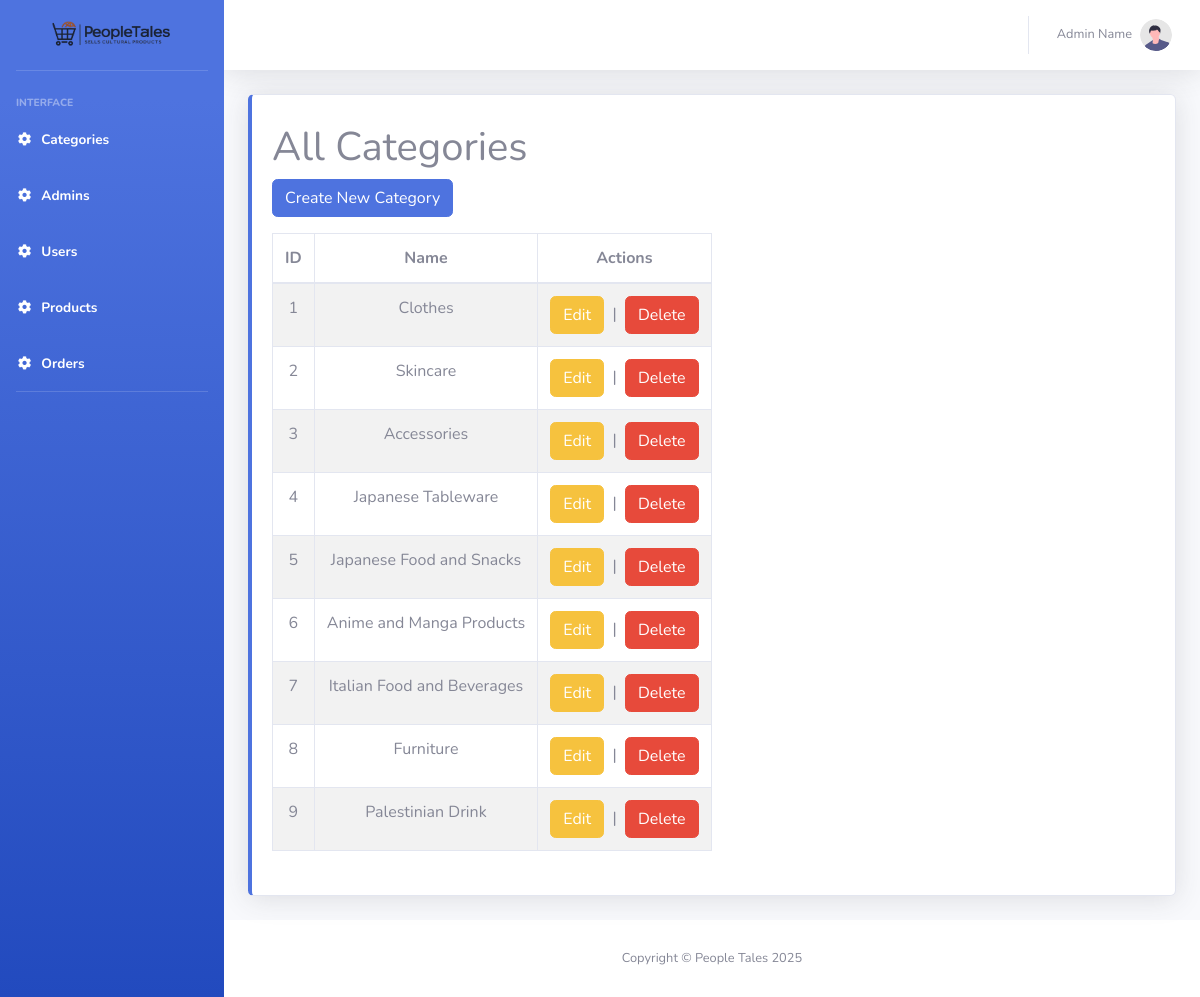
The page /categories on the database its author committed.
### tables this page shows
CREATE TABLE IF NOT EXISTS `categories` (
  `id` int NOT NULL AUTO_INCREMENT,
  `name` varchar(100) NOT NULL,
  PRIMARY KEY (`id`),
  UNIQUE KEY `name` (`name`)
);

### controllers/Controller.php (called while the page is built, shortened)
<?php
class Controller
{
    protected $viewData = [];
    protected function render($view, $data = [], $useLayout = true)
    {
        $this->viewData = array_merge($this->viewData, $data);
        extract($this->viewData);
        $viewFile = $this->getViewPath($view);
        require $viewFile;
    }
    protected function getViewPath($view)
    {
        $view = str_replace('.', '/', $view);
        return dirname(__DIR__) . '/views/' . $view . '.view.php';
    }
    protected function model($modelName)
    {
        $className = ucfirst($modelName);
        $modelFile = dirname(__DIR__) . '/models/' . $className . '.php';
        if (class_exists($className)) {
            return new $className();
        } else {
            throw new Exception("Model not found: {$className}");
        }
    }
}

### controllers/CategoryController.php (called while the page is built, shortened)
<?php
require_once 'controllers/Controller.php';
class CategoryController extends Controller
{
    public function index()
    {
        $category = $this->model('category');
        $categories = $category->all();
        $this->render('admin.categories.index', [
            'pageTitle' => 'All Categories',
            'categories' => $categories
        ]);
    }
}

### config/Router.php (called while the page is built, shortened)
<?php
class Router
{
    private $routes = [];
    private $currentUri;
    private $notFoundHandler = [
        'controller' => 'NoFoundController',
        'action' => 'notFound'
    ];
    public function __construct($baseUrl = '')
    {
        $this->currentUri = $this->getRequestUri();
    }
    private function getRequestUri()
    {
        $uri = $_SERVER['REQUEST_URI'] ?? '/';
        return $uri;
    }
    public function add($method, $pattern, $handler, $name = null)
    {
        $method = strtoupper($method);
        if (is_string($handler)) {
            list($controller, $action) = explode('@', $handler);
        } else if (is_array($handler) && count($handler) >= 2) {
            list($controller, $action) = $handler;
        } else {
            throw new \InvalidArgumentException('Invalid route handler specified');
        }
        $paramNames = [];
        if (strpos($pattern, '{') !== false) {
            preg_match_all('/{([^}]+)}/', $pattern, $matches);
            $paramNames = $matches[1];
            $patternRegex = preg_replace('/{([^}]+)}/', '([^/]+)', $pattern);
            $patternRegex = '#^' . $patternRegex . '$#';
        } else {
            $patternRegex = '#^' . $pattern . '$#';
        }
        $route = [
            'method' => $method,
            'pattern' => $pattern,
            'regex' => $patternRegex,
            'controller' => $controller,
            'action' => $action,
            'paramNames' => $paramNames
        ];
        if ($name) {
            $this->routes[$name] = $route;
        } else {
            $this->routes[] = $route;
        }
        return $this;
    }
    public function dispatch()
    {
        $method = $_SERVER['REQUEST_METHOD'];
        foreach ($this->routes as $route) {
            if ($route['method'] !== $method && $route['method'] !== 'ANY') {
                continue;
            }
            if (preg_match($route['regex'], $this->currentUri, $matches)) {
                array_shift($matches);
                $params = [];
                $controllerName = $route['controller'];
                $actionName = $route['action'];
                return $this->executeController($controllerName, $actionName, $params);
            }
        }
        return $this->executeController(
            $this->notFoundHandler['controller'],
            $this->notFoundHandler['action']
        );
    }
    private function executeController($controllerName, $actionName, $params = [])
    {
        $controller = new $controllerName();
        return call_user_func_array([$controller, $actionName], $params);
    }
}

### index.php (called while the page is built, shortened)
<?php
require_once __DIR__ . '/helpers/functions.php';
require_once __DIR__ . '/config/Router.php';
require_once __DIR__ . "/controllers/CategoryController.php";
$router = new Router();
$router->get('/about', 'PageController@about', 'home.about');
$router->get('/fav', 'PageController@fav', 'home.fav');
$router->get('/register', 'PageController@register', 'register.show');
$router->post('/register', 'AuthController@registration', 'registration.submit');
$router->get('/login', 'AuthController@loginPage', 'login.show');
$router->post('/login', 'AuthController@login', 'login.submit');
$router->get('/logout', 'AuthController@logout', 'auth.logout');
$router->get('/countries', 'CountryController@index', 'countries.index');
$router->get('/profile', 'PageController@profile', 'profile.profile');
$router->get('/country/show/{id}', 'CountryController@show', 'country.show');
$router->get('/contact', 'PageController@contact', 'home.contact');
$router->post('/contact', 'PageController@submitContact', 'home.submitContact');
$router->get('/cart', 'CartController@index');
$router->post('/cart/add', 'CartController@add');
$router->post('/cart/update', 'CartController@update');
$router->get('/cart/remove/{id}', 'CartController@remove');
$router->get('/cart/clear', 'CartController@clear');
$router->get('/checkout', 'CheckoutController@index');
$router->post('/checkout/process', 'CheckoutController@process');
$router->get('/checkout/confirmation/{order_id}', 'CheckoutController@confirmation', 'checkout.confirmation');
$router->get('/profile', 'ProfileController@index', 'profile.index');
$router->post('/profile/update', 'ProfileController@update', 'profile.update');
$router->get('admin/login', 'AdminController@login', 'admin.login');
$router->post('admin/login', 'AdminController@authenticate', 'admin.authenticate');
$router->get('/users', 'UserController@index', 'user.list');
$router->get('/users/create', 'UserController@create', 'user.create');
$router->post('/users/create', 'UserController@store', 'user.store');
$router->get('/users/{id}/edit', 'UserController@edit', 'user.edit');
$router->put('/users/{id}/edit', 'UserController@update', 'user.update');
$router->delete('/users/{id}', 'UserController@destroy', 'user.destroy');
$router->get('/users/{id}', 'UserController@show', 'user.show');
$router->get('/products', 'ProductController@index', 'product.index');
$router->get('/products/create', 'ProductController@create', 'product.create');
$router->post('/products/create', 'ProductController@store', 'product.store');
$router->get('/products/{id}/edit', 'ProductController@edit', 'product.edit');
$router->put('/products/{id}/edit', 'ProductController@update', 'product.update');
$router->delete('/products/{id}', 'ProductController@destroy', 'product.destroy');
$router->get('/products/{id}', 'ProductController@show', 'product.show');
$router->get('/', 'HomeController@index', 'home.index');
$router->get('/categories', 'CategoryController@index', 'category.index');
$router->get('/categories/create', 'CategoryController@create', 'category.create');
$router->post('/categories/create', 'CategoryController@store', 'category.store');
$router->get('/categories/{id}/edit', 'CategoryController@edit', 'category.edit');
$router->put('/categories/{id}/edit', 'CategoryController@update', 'category.update');
$router->delete('/categories/{id}', 'CategoryController@destroy', 'category.destroy');
$router->get('/admins', 'AdminController@index', 'admins.index');
$router->get('/admins/create', 'AdminController@create', 'admins.create');
$router->post('/admins/create', 'AdminController@store', 'admins.store');
$router->get('/admins/{id}/edit', 'AdminController@edit', 'admins.edit');
$router->put('/admins/{id}/edit', 'AdminController@update', 'admins.update');
$router->delete('/admins/{id}', 'AdminController@destroy', 'admins.destroy');
$router->dispatch();

### helpers/functions.php (called while the page is built, shortened)
<?php
if (!function_exists('asset')) {
    function asset($path)
    {
        return '/public/' . ltrim($path, '/');
    }
}

### config/Database.php (called while the page is built, shortened)
<?php
class Database
{
    private static $instance = null;
    private function __construct()
    {
        try {
            $this->conn = new PDO("mysql:host=localhost;dbname=ecommerce", "root", "");
        } catch (PDOException $e) {
            die("Connection failed: " . $e->getMessage());
        }
    }
    public static function getInstance()
    {
        if (!self::$instance) {
            self::$instance = new Database();
        }
        return self::$instance->conn;
    }
}

### models/Model.php (called while the page is built, shortened)
<?php
require_once 'config/Database.php';
class Model
{
    protected $table;
    protected $db;
    public function __construct($table = null)
    {
        $this->db = Database::getInstance();
        if ($table) {
            $this->table = $table;
        } else {
            $className = get_class($this);
            $tableName = strtolower(
                preg_replace('/(?<!^)[A-Z]/', '_$0', $className)
            );
            $this->table = $tableName;}
    }
    public function all($orderBy = null, $order = 'ASC')
    {
        try {
            $sql = "SELECT * FROM {$this->table}";
            $stmt = $this->db->prepare($sql);
            $stmt->execute();
            return $stmt->fetchAll(PDO::FETCH_ASSOC);
        } catch (PDOException $e) {
            error_log("Database error in all(): " . $e->getMessage());
            return [];
        }
    }
}

### views/admin/categories/index.view.php (the view, shortened to what this page needs)
<?php
require_once 'views/layout/admin/header.php'
?>
<div class="container-fluid">
    <div class="row">
        <div class="col-12 mb-4">
            <div class="card border-left-primary shadow h-100 py-2">
                <div class="card-body">
                    <div class="row no-gutters align-items-center">
                        <div class="col-auto">
                            <h1>All Categories</h1>
                            <?php if (!empty($categories)): ?>
                                <p>
                                    <a class="btn btn-primary" href="/categories/create">Create New Category</a>
                                </p>
                                <table class="table table-bordered table-striped text-center">
                                    <thead>
                                        <tr>
                                            <th>ID</th>
                                            <th>Name</th>
                                            <th>Actions</th>
                                        </tr>
                                    </thead>
                                    <tbody>
                                        <?php foreach ($categories as $category): ?>
                                            <tr>
                                                <td><?= htmlspecialchars($category['id']) ?></td>
                                                <td><?= htmlspecialchars($category['name']) ?></td>
                                                <td>
                                                    <a class="btn btn-warning" href="/categories/<?= $category['id'] ?>/edit">Edit</a>
                                                    &nbsp;|&nbsp;
                                                    <form action="/categories/<?= $category['id'] ?>" method="POST" style="display:inline;">
                                                        <button class="btn btn-danger" type="submit" onclick="return confirm('Are you sure?')">
                                                            Delete
                                                        </button>
                                                    </form>
                                                </td>
                                            </tr>
                                        <?php endforeach; ?>
                                    </tbody>
                                </table>
                            <?php else: ?>
                                <p>No categories found.</p>
                            <?php endif; ?>
                        </div>
                    </div>
                </div>
            </div>
        </div>
    </div>
</div>
<?php
require_once 'views/layout/admin/footer.php'
?>

### views/layout/admin/header.php (shortened to what this page needs)
<!DOCTYPE html>
<html lang="en">
<head>
    <link href="public/vendor/fontawesome-free/css/all.min.css" rel="stylesheet" type="text/css">
    <link href="/public/css/sb-admin-2.min.css" rel="stylesheet">
</head>
<body id="page-top">
    <div id="wrapper">
        <ul class="navbar-nav bg-gradient-primary sidebar sidebar-dark accordion" id="accordionSidebar">
            <a class="sidebar-brand d-flex align-items-center justify-content-center" href="/">
                <div class="sidebar-brand-icon">
                    <img src="<?=asset("/img/landing/logo-Photoroom (1).webp") ?>" alt="Logo" style="width: 100%;">
                </div>
            </a>
            <div class="sidebar-heading mt-4">
                Interface
            </div>
            <li class="nav-item active">
                <a class="nav-link " href="/categories">
                    <i class="fas fa-fw fa-cog"></i>
                    <span>Categories</span>
                </a>
            </li>
            <li class="nav-item active">
                <a class="nav-link " href="/admins">
                    <i class="fas fa-fw fa-cog"></i>
                    <span>Admins</span>
                </a>
            </li>
            <li class="nav-item active">
                <a class="nav-link " href="/users">
                    <i class="fas fa-fw fa-cog"></i>
                    <span>Users</span>
                </a>
            </li>
            <li class="nav-item active">
                <a class="nav-link " href="/products">
                    <i class="fas fa-fw fa-cog"></i>
                    <span>Products</span>
                </a>
            </li>
            <li class="nav-item active">
                <a class="nav-link " href="/orders">
                    <i class="fas fa-fw fa-cog"></i>
                    <span>Orders</span>
                </a>
            </li>
            <hr class="sidebar-divider d-none d-md-block">
        </ul>
        <div id="content-wrapper" class="d-flex flex-column">
            <div id="content">
                <nav class="navbar navbar-expand navbar-light bg-white topbar mb-4 static-top shadow">
                    <ul class="navbar-nav ml-auto">
                        <li class="nav-item dropdown no-arrow">
                            <a class="nav-link dropdown-toggle" href="#" id="userDropdown" role="button"
                                data-toggle="dropdown" aria-haspopup="true" aria-expanded="false">
                                <span class="mr-2 d-none d-lg-inline text-gray-600 small">Admin Name</span>
                                <img class="img-profile rounded-circle"
                                    src="<?=asset("img/undraw_profile.svg") ?>">
                            </a>
                        </li>
                    </ul>
                </nav>

### views/layout/admin/footer.php (shortened to what this page needs)
<footer class="sticky-footer bg-white">
            <div class="container my-auto">
                <div class="copyright text-center my-auto">
                    <span>Copyright &copy; People Tales 2025</span>
                </div>
            </div>
        </footer>
    </div>
</div>

### rows shown on the page
categories: id "1", name "Clothes"
categories: id "2", name "Skincare"
categories: id "3", name "Accessories"
categories: id "4", name "Japanese Tableware"
categories: id "5", name "Japanese Food and Snacks"
categories: id "6", name "Anime and Manga Products"
categories: id "7", name "Italian Food and Beverages"
categories: id "8", name "Furniture"
categories: id "9", name "Palestinian Drink"
